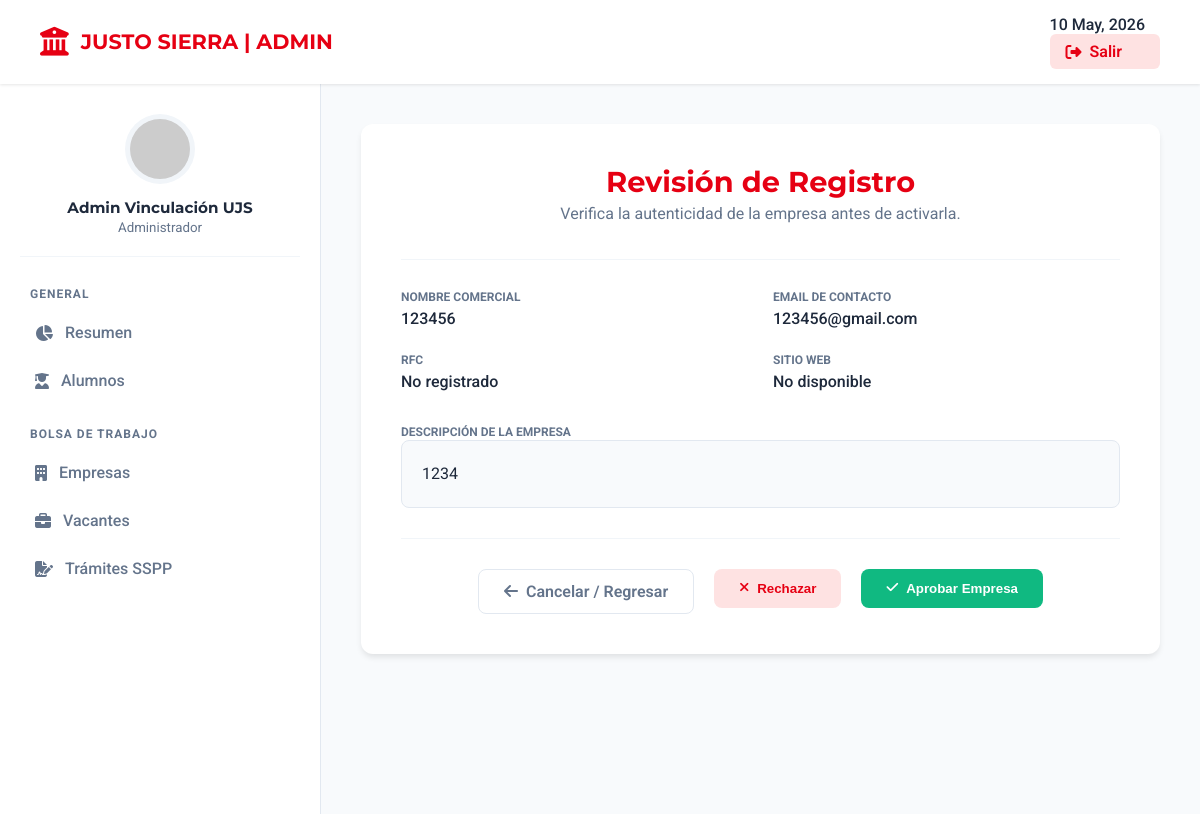
/Justo-Sierra/admin/gestionar_empresa.php?id=8 (signed in), run on the app's committed database.
### tables this page shows
CREATE TABLE `empresas` (
  `id_empresa` int(11) NOT NULL,
  `nombre_empresa` varchar(255) NOT NULL,
  `email_contacto` varchar(255) NOT NULL,
  `password` varchar(255) NOT NULL,
  `rfc` varchar(13) DEFAULT NULL,
  `descripcion` text DEFAULT NULL,
  `sitio_web` varchar(255) DEFAULT NULL,
  `logo_url` varchar(255) DEFAULT NULL,
  `estado_validacion` enum('pendiente','aprobada','rechazada') DEFAULT 'pendiente',
  `fecha_registro` timestamp NOT NULL DEFAULT current_timestamp(),
  `es_catalogo_sspp` tinyint(1) DEFAULT 0,
  `vigencia_sspp` date DEFAULT NULL
);

### Justo-Sierra/admin/gestionar_empresa.php (the view, shortened to what this page needs)
<?php
include '../config/conexion.php';
$id_empresa = $_GET['id'] ?? null;
$nombre_admin = $_SESSION['nombre_admin'] ?? 'Admin';
try {
    $stmt = $conexion->prepare("SELECT * FROM empresas WHERE id_empresa = :id");
    $stmt->execute([':id' => $id_empresa]);
    $empresa = $stmt->fetch(PDO::FETCH_ASSOC);
} catch (PDOException $e) { die("Error de conexión."); }
?>
<!DOCTYPE html>
<html lang="es">
<head>
    <link rel="stylesheet" href="https://cdnjs.cloudflare.com/ajax/libs/font-awesome/6.4.0/css/all.min.css">
</head>
<body>
    <header class="top-header">
        <div style="display:flex; align-items:center; gap:12px; color:var(--js-red);">
            <i class="fas fa-university" style="font-size:1.8rem;"></i>
            <h1 style="margin:0; font-family:'Montserrat'; font-size:1.3rem;">JUSTO SIERRA | ADMIN</h1>
        </div>
        <div class="user-nav">
            <span style="font-weight: 500; margin-right: 15px;"><?php echo date('d M, Y'); ?></span>
            <a href="../logout.php" class="btn-exit"><i class="fas fa-sign-out-alt"></i> Salir</a>
        </div>
    </header>
    <div class="admin-wrapper">
        <aside class="sidebar">
            <div class="sidebar-profile">
                <img src="https://ui-avatars.com/api/?name=<?php echo urlencode($nombre_admin); ?>&background=E60013&color=fff" alt="User">
                <h3><?php echo htmlspecialchars($nombre_admin); ?></h3>
                <small style="color: var(--text-muted);">Administrador</small>
            </div>
            <nav>
                <div class="menu-group">
                    <p class="menu-title">General</p>
                    <a href="dashboard_admin.php" class="nav-link"><i class="fas fa-chart-pie"></i> Resumen</a>
                    <a href="gestionar_alumnos.php" class="nav-link"><i class="fas fa-user-graduate"></i> Alumnos</a>
                </div>
                <div class="menu-group">
                    <p class="menu-title">Bolsa de Trabajo</p>
                    <a href="gestionar_empresas_admin.php" class="nav-link"><i class="fas fa-building"></i> Empresas</a>
                    <a href="gestionar_vacantes_admin.php" class="nav-link"><i class="fas fa-briefcase"></i> Vacantes</a>
                    <a href="gestionar_tramites_sspp.php" class="nav-link"><i class="fas fa-file-signature"></i> Trámites SSPP</a>
                </div>
            </nav>
        </aside>
        <main class="main-container">
            <div class="profile-card">
                <div class="profile-header">
                    <h2>Revisión de Registro</h2>
                    <p style="color:var(--text-muted); margin-top:5px;">Verifica la autenticidad de la empresa antes de activarla.</p>
                </div>
                <div class="info-grid">
                    <div class="info-item"><label>Nombre Comercial</label><span><?php echo htmlspecialchars($empresa['nombre_empresa']); ?></span></div>
                    <div class="info-item"><label>Email de Contacto</label><span><?php echo htmlspecialchars($empresa['email_contacto']); ?></span></div>
                    <div class="info-item"><label>RFC</label><span><?php echo htmlspecialchars($empresa['rfc'] ?? 'No registrado'); ?></span></div>
                    <div class="info-item"><label>Sitio Web</label>
                        <span>
                            <?php if (!empty($empresa['sitio_web'])): ?>
                                <a href="<?php echo htmlspecialchars($empresa['sitio_web']); ?>" target="_blank" style="color:var(--js-red);">
                                    <?php echo htmlspecialchars($empresa['sitio_web']); ?> <i class="fas fa-external-link-alt" style="font-size:0.8rem; margin-left: 3px;"></i>
                                </a>
                            <?php else: ?>
                                No disponible
                            <?php endif; ?>
                        </span>
                    </div>
                </div>
                <label style="font-size:0.75rem; font-weight:700; color:var(--text-muted); text-transform:uppercase;">Descripción de la Empresa</label>
                <div class="desc-box"><?php echo nl2br(htmlspecialchars($empresa['descripcion'])); ?></div>
                <div class="actions-bar">
                    <a href="gestionar_empresas_admin.php" class="btn-saas btn-outline"><i class="fas fa-arrow-left"></i> Cancelar / Regresar</a>
                    <form method="POST" onsubmit="return confirm('¿Rechazar este registro de empresa?');">
                        <button type="submit" class="btn-saas btn-reject"><i class="fas fa-times"></i> Rechazar</button>
                    </form>
                    <form method="POST" onsubmit="return confirm('¿Aprobar esta empresa? Esto le permitirá iniciar su trámite SSPP.');">
                        <button type="submit" class="btn-saas btn-approve"><i class="fas fa-check"></i> Aprobar Empresa</button>
                    </form>
                </div>
            </div>
        </main>
    </div>
</body>
</html>

### Justo-Sierra/admin/gestionar_empresa.php (style rules this page uses)
:root { --js-red: #E60013; --bg-light: #F8FAFC; --text-main: #1E293B; --text-muted: #64748B; --shadow: 0 4px 6px -1px rgb(0 0 0 / 0.1); }
body { background-color: var(--bg-light); font-family: 'Roboto', sans-serif; margin: 0; color: var(--text-main); }
.top-header { background: white; padding: 15px 40px; display: flex; justify-content: space-between; align-items: center; box-shadow: 0 1px 3px rgba(0,0,0,0.1); position: sticky; top: 0; z-index: 100; }
.admin-wrapper { display: flex; min-height: calc(100vh - 70px); }
.sidebar { width: 280px; background: white; padding: 30px 20px; border-right: 1px solid #E2E8F0; }
.sidebar-profile { text-align: center; margin-bottom: 30px; padding-bottom: 20px; border-bottom: 1px solid #F1F5F9; }
.sidebar-profile img { width: 60px; height: 60px; border-radius: 50%; background: #F1F5F9; padding: 5px; margin-bottom: 10px; }
.sidebar-profile h3 { margin: 0; font-size: 0.95rem; font-family: 'Montserrat'; }
.menu-group { margin-bottom: 25px; }
.menu-title { font-size: 0.75rem; color: var(--text-muted); font-weight: 700; text-transform: uppercase; letter-spacing: 1px; margin-bottom: 10px; padding-left: 10px; }
.nav-link { display: flex; align-items: center; gap: 12px; padding: 12px 15px; text-decoration: none; color: var(--text-muted); border-radius: 8px; font-weight: 500; transition: 0.2s; margin-bottom: 5px; }
.main-container { flex: 1; padding: 40px; max-width: 900px; margin: 0 auto; }
.profile-card { background: white; border-radius: 12px; padding: 40px; box-shadow: var(--shadow); }
.profile-header { border-bottom: 1px solid #F1F5F9; padding-bottom: 20px; margin-bottom: 30px; text-align: center; }
.profile-header h2 { font-family: 'Montserrat'; margin: 0; font-size: 1.8rem; color: var(--js-red); }
.info-grid { display: grid; grid-template-columns: repeat(2, 1fr); gap: 25px; margin-bottom: 30px; }
.info-item label { display: block; font-size: 0.75rem; font-weight: 700; color: var(--text-muted); text-transform: uppercase; margin-bottom: 5px; }
.info-item span { font-size: 1rem; font-weight: 500; }
.desc-box { background: #F8FAFC; padding: 20px; border-radius: 8px; border: 1px solid #E2E8F0; margin-bottom: 30px; line-height: 1.6; }
.actions-bar { display: flex; justify-content: center; gap: 20px; padding-top: 30px; border-top: 1px solid #F1F5F9; }
.btn-saas { padding: 12px 25px; border-radius: 8px; font-weight: 600; text-decoration: none; display: inline-flex; align-items: center; gap: 8px; border: none; cursor: pointer; transition: 0.2s; }
.btn-approve { background: #10B981; color: white; }
.btn-reject { background: #FEE2E2; color: var(--js-red); }
.btn-outline { background: white; border: 1px solid #E2E8F0; color: var(--text-muted); }
.btn-exit { background: #FEE2E2; color: var(--js-red); padding: 8px 16px; border-radius: 6px; font-weight: 600; text-decoration: none; transition: 0.3s; display: flex; align-items: center; gap: 8px; }

### data on the page
empresas: nombre_empresa "123456", email_contacto "123456@gmail.com", rfc "No registrado", descripcion "1234"

### other printed values
$nombre_admin "Admin Vinculación UJS"
